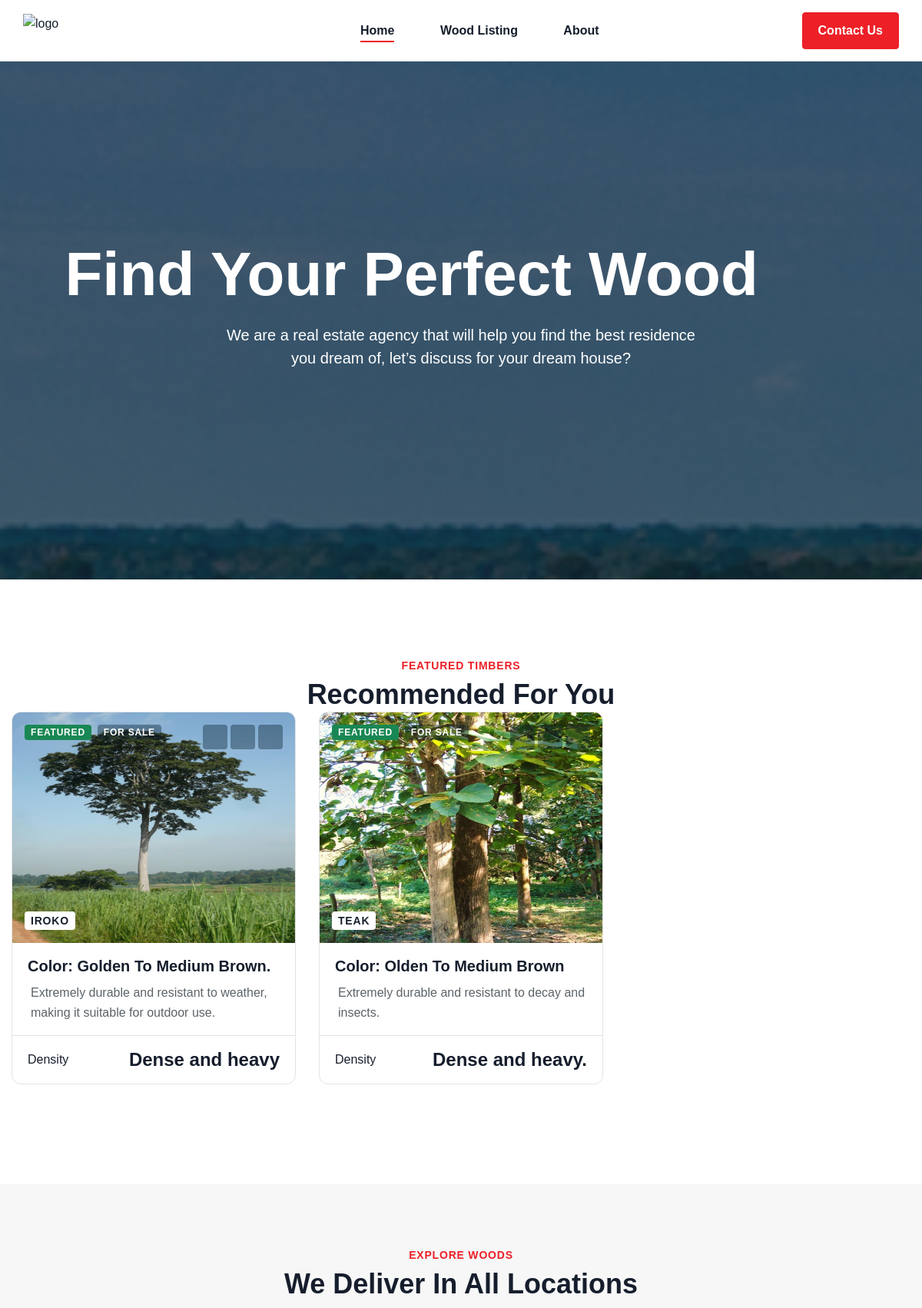
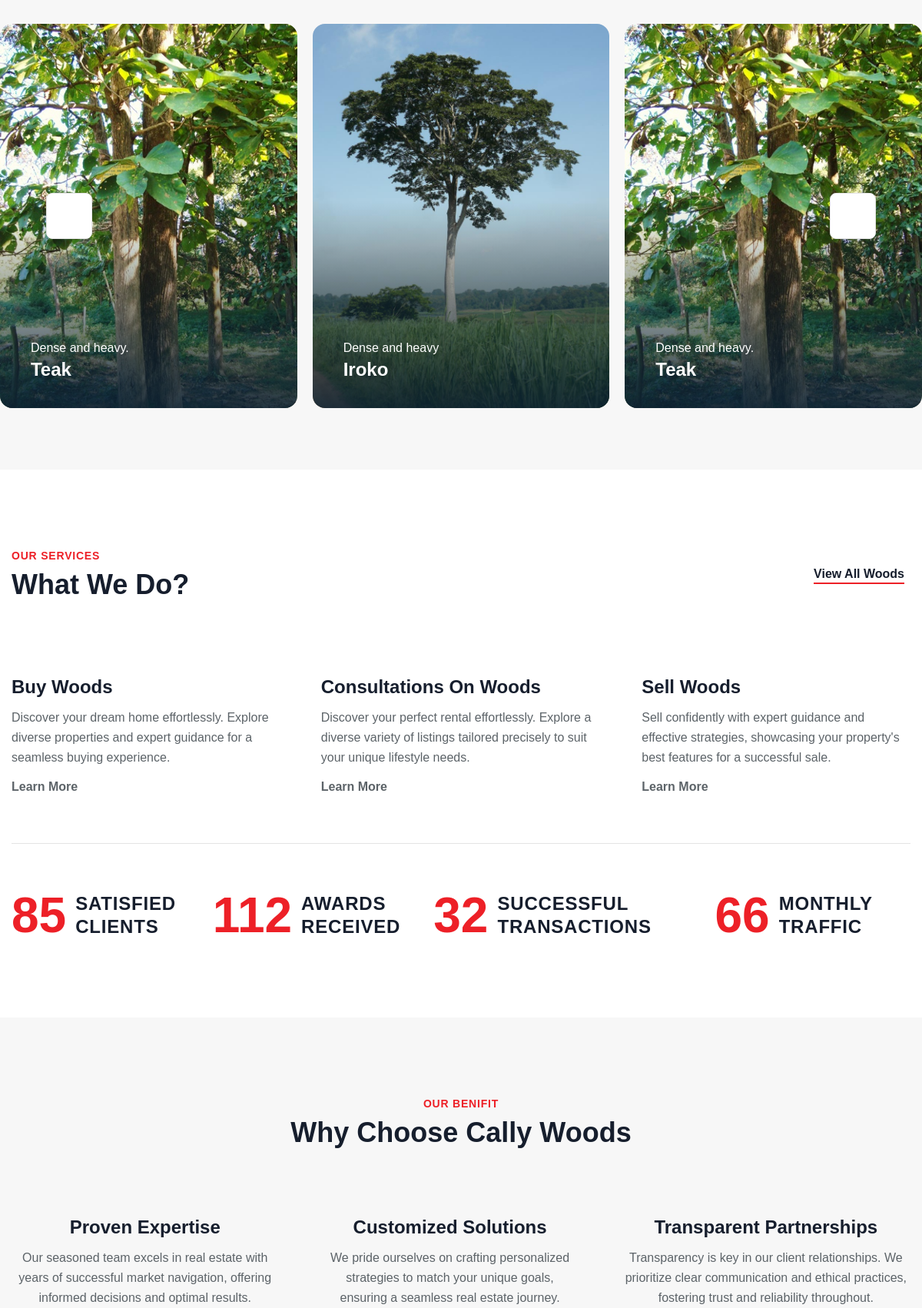
The page / (upper part) on the database its author committed (2 pictures, top to bottom).
### wood/models.py (models this page shows, shortened)
class Wood(models.Model):
    name = models.CharField(max_length=200)
    description = models.TextField()
    color = models.CharField(max_length=100)
    grain = models.CharField(max_length=100)
    density = models.CharField(max_length=100)
    durability = models.CharField(max_length=100)
    uses = models.TextField()
    care_instructions = models.TextField()
    image1 = models.ImageField(upload_to='woods/', blank=True, null=True)
    image2 = models.ImageField(upload_to='woods/', blank=True, null=True)
    image3 = models.ImageField(upload_to='woods/', blank=True, null=True)

### wood/views.py (the view)
# urls.py: 2. Add a URL to urlpatterns:  path('', views.home, name='home')
def home(request):
    woods = Wood.objects.all()
    testimonies = Testimony.objects.all().order_by('-date_added')
    return render(request,'home.html', {'woods': woods, 'testimonies':testimonies})

### wood/templates/home.html (shortened to what this page needs)
{% extends 'base.html' %}
{%load static%}
{%block content%}
<section class="flat-slider home-1">
    <div class="container relative">
        <div class="row">
            <div class="col-lg-12">
                <div class="slider-content">
                    <div class="heading text-center">
                        <h1 class="text-white animationtext slide">
                            Find Your
                                <span class="tf-text s1 cd-words-wrapper">
                                    <span class="item-text is-hidden">Perfect Wood</span>
                                </span>
                        </h1>
                        <p class="subtitle text-white body-1 wow fadeIn" data-wow-delay=".8s" data-wow-duration="2000ms">We are a real estate agency that will help you find the best residence you dream of, let’s discuss for your dream house?</p>
                    </div>
                </div>
            </div>
        </div>
    </div>
    <div class="overlay"></div>
</section>
<section class="flat-section flat-recommended">
    <div class="container">
        <div class="text-center wow fadeInUpSmall" data-wow-delay=".2s" data-wow-duration="2000ms">
            <div class="text-subtitle text-primary">Featured Timbers</div>
            <h4 class="mt-4">Recommended For You</h4>
        </div>
        <div class="flat-tab-recommended wow fadeInUpSmall" data-wow-delay=".2s" data-wow-duration="2000ms">
                <div class="tab-content">
                    <div class="row">
                        {% for wood in woods %}
                        <div class="col-xl-4 col-lg-6 col-md-6">
                            <div class="homeya-box">
                                <div class="archive-top">
                                    <a href="{% url 'wood_detail' wood.pk %}" class="images-group">
                                        <div class="images-style">
                                            <img src="{{ wood.image1.url }}" alt="{{ wood.name }}" style = "height:300px !important;">
                                        </div>
                                        <div class="top">
                                            <ul class="d-flex gap-8">
                                                <li class="flag-tag success">Featured</li>
                                                <li class="flag-tag style-1">For Sale</li>
                                            </ul>
                                            <ul class="d-flex gap-4">
                                                <li class="box-icon w-32">
                                                </li>
                                                <li class="box-icon w-32">
                                                </li>
                                                <li class="box-icon w-32">
                                                </li>
                                            </ul>
                                        </div>
                                        <div class="bottom">
                                            <span class="flag-tag style-2">{{ wood.name }}</span>
                                        </div>
                                    </a>
                                    <div class="content">
                                        <div class="h7 text-capitalize fw-7"><a href="{% url 'wood_detail' wood.pk %}" class="link">Color: {{ wood.color }}</a></div>
                                        <div class="desc"><p>{{ wood.durability }}</p> </div>
                                    </div>
                                </div>
                                <div class="archive-bottom d-flex justify-content-between align-items-center">
                                    <div class="d-flex gap-8 align-items-center">
                                        <span>Density</span>
                                    </div>
                                    <div class="d-flex align-items-center">
                                        <h6>{{ wood.density }}</h6>
                                    </div>
                                </div>
                            </div>
                        </div>
                        {%endfor%}
                    </div>
                </div>
                </div>
            </div>
        </div>
    </div>
<section class="flat-section-v3 flat-location bg-surface">
    <div class="container-full">
        <div class="box-title text-center wow fadeInUpSmall" data-wow-delay=".2s" data-wow-duration="2000ms">
            <div class="text-subtitle text-primary">Explore Woods</div>
            <h4 class="mt-4">We deliver in all Locations</h4>
        </div>
        <div class="wow fadeInUpSmall" data-wow-delay=".4s" data-wow-duration="2000ms">
            <div class="swiper tf-sw-location overlay" data-preview-lg="4.1" data-preview-md="3" data-preview-sm="2" data-space="30" data-centered="true" data-loop="true">
                <div class="swiper-wrapper">
                    {%for wood in woods %}
                    <div class="swiper-slide">
                        <a href="{% url 'wood_detail' wood.pk %}" class="box-location">
                            <div class="image">
                                <img src="{{wood.image1.url}}" alt="image-location" style="height:500px !important;">
                            </div>
                            <div class="content">
                                <span class="sub-title">{{wood.density}}</span>
                                <h6 class="title">{{wood.name}}</h6>
                            </div>
                        </a>
                    </div>
                    {%endfor%}
                </div>
                <div class="box-navigation">
                    <div class="navigation swiper-nav-next nav-next-location"></div>
                    <div class="navigation swiper-nav-prev nav-prev-location"></div>
                </div>
            </div>
        </div>
    </div>
</section>
<section class="flat-section">
    <div class="container">
        <div class="box-title style-1 wow fadeInUpSmall" data-wow-delay=".2s" data-wow-duration="2000ms">
            <div class="box-left">
                <div class="text-subtitle text-primary">Our Services</div>
                <h4 class="mt-4">What We Do?</h4>
            </div>
            <a href="{%url 'wood_list'%}" class="btn-view"><span class="text">View All Woods</span>  </a>
        </div>
        <div class="flat-service wrap-service wow fadeInUpSmall" data-wow-delay=".4s" data-wow-duration="2000ms">
            <div class="box-service hover-btn-view">
                <div class="icon-box">
                </div>
                <div class="content">
                    <h6 class="title">Buy Woods</h6>
                    <p class="description">Discover your dream home effortlessly. Explore diverse properties and expert guidance for a seamless buying experience.</p>
                    <a href="#" class="btn-view style-1"><span class="text">Learn More</span>  </a>
                </div>
            </div>
            <div class="box-service hover-btn-view">
                <div class="icon-box">
                </div>
                <div class="content">
                    <h6 class="title">Consultations on woods</h6>
                    <p class="description">Discover your perfect rental effortlessly. Explore a diverse variety of listings tailored precisely to suit your unique lifestyle needs.</p>
                    <a href="#" class="btn-view style-1"><span class="text">Learn More</span>  </a>
                </div>
            </div>
            <div class="box-service hover-btn-view">
                <div class="icon-box">
                </div>
                <div class="content">
                    <h6 class="title">Sell Woods</h6>
                    <p class="description">Sell confidently with expert guidance and effective strategies, showcasing your property's best features for a successful sale.</p>
                    <a href="#" class="btn-view style-1"><span class="text">Learn More</span>  </a>
                </div>
            </div>
        </div>
        <div class="flat-counter tf-counter wrap-counter wow fadeInUpSmall" data-wow-delay=".4s" data-wow-duration="2000ms">
            <div class="counter-box">
                <div class="count-number">
                    <div class="number" data-speed="2000" data-to="85" data-inviewport="yes">85</div>
                </div>
                <div class="title-count">Satisfied Clients</div>
            </div>
            <div class="counter-box">
                <div class="count-number">
                    <div class="number" data-speed="2000" data-to="112" data-inviewport="yes">112</div>
                </div>
                <div class="title-count">Awards Received</div>
            </div>
            <div class="counter-box">
                <div class="count-number">
                    <div class="number" data-speed="2000" data-to="32" data-inviewport="yes">32</div>
                </div>
                <div class="title-count">Successful Transactions</div>
            </div>
            <div class="counter-box">
                <div class="count-number">
                    <div class="number" data-speed="2000" data-to="66" data-inviewport="yes">66</div>
                </div>
                <div class="title-count">Monthly Traffic</div>
            </div>
        </div>
    </div>
</section>
<section class="flat-section flat-benefit bg-surface">
    <div class="container">
        <div class="box-title text-center wow fadeInUpSmall" data-wow-delay=".2s" data-wow-duration="2000ms">
            <div class="text-subtitle text-primary">Our Benifit</div>
            <h4 class="mt-4">Why Choose Cally Woods</h4>
        </div>
        <div class="wrap-benefit wow fadeInUpSmall" data-wow-delay=".2s" data-wow-duration="2000ms">
            <div class="box-benefit">
                <div class="content text-center">
                    <h6 class="title">Proven Expertise</h6>
                    <p class="description">Our seasoned team excels in real estate with years of successful market navigation, offering informed decisions and optimal results.</p>
                </div>
            </div>
            <div class="box-benefit">
                <div class="content text-center">
                    <h6 class="title">Customized Solutions</h6>
                    <p class="description">We pride ourselves on crafting personalized strategies to match your unique goals, ensuring a seamless real estate journey.</p>
                </div>
            </div>
            <div class="box-benefit">
                <div class="content text-center">
                    <h6 class="title">Transparent Partnerships</h6>
                    <p class="description">Transparency is key in our client relationships. We prioritize clear communication and ethical practices, fostering trust and reliability throughout.</p>
                </div>
            </div>
        </div>
    </div>
</section>
{%endblock content%}

### rows shown on the page
Wood: image1 (picture), name "IROKO", color "Golden To Medium Brown.", durability "Extremely durable and resistant to weather, making it suitable for outdoor use.", density "Dense and heavy", name "Iroko"
Wood: image1 (picture), name "TEAK", color "Olden To Medium Brown", durability "Extremely durable and resistant to decay and insects.", density "Dense and heavy.", name "Teak"
